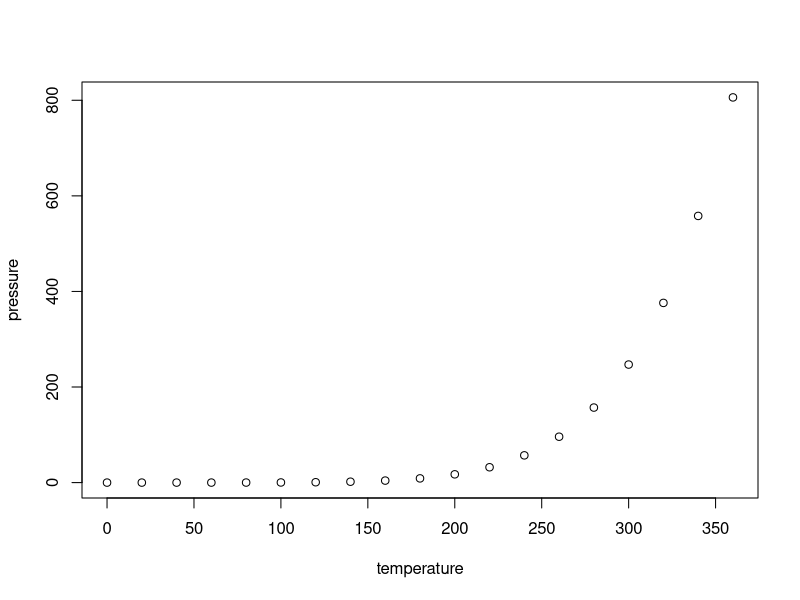
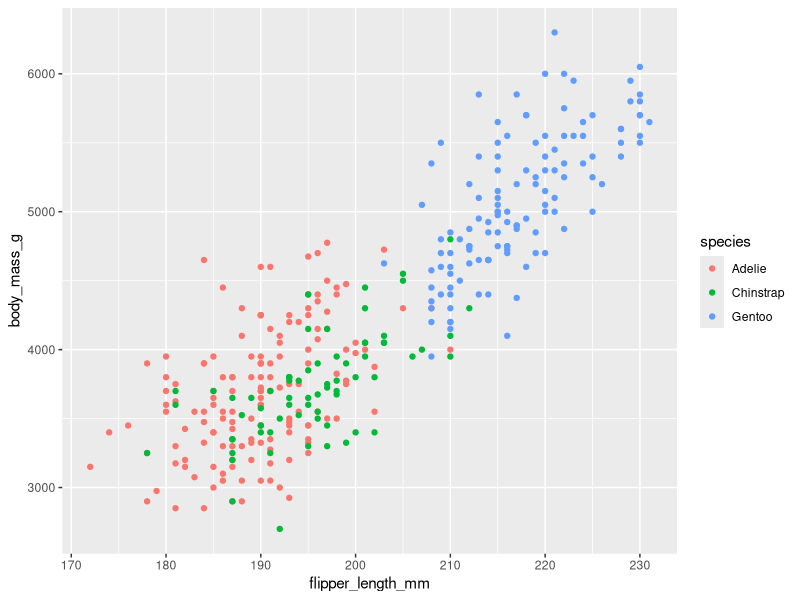

These figures' R source, in order:
## ---- chunk 1
knitr::opts_chunk$set(echo = TRUE)
## ---- chunk 2
summary(cars)
## ---- chunk 3
plot(pressure)
## ---- chunk 4
install.packages("palmerpenguins")
install.packages("tidyverse")

library("palmerpenguins")
library(tidyverse)
library(lubridate)
## ---- chunk 5
summary(penguins)
## ---- chunk 6
ggplot(data = penguins, aes(x=flipper_length_mm, y=body_mass_g))+geom_point(aes(color=species))
## ---- chunk 7
v1<- c(1, 2)
v2<- c(2L, 3L, 4L)
names1<- c("LISA", "MARK", "JOHN")
typeof(v1)
length(v2)
length("MAMI")
is.character(names1)
#En la siguientes lineas, creo un vector pero con names() el primer elemento se llama a, el segundo b y el tercero c.
x<- c(1,2,3)
names(x)<-c("a","b","c")
## ---- chunk 8
#Las listas pueden tener diferentes tipos de elementos dentro, así como otras listas.
list("a", 1L, 1.5, TRUE)
list(list(list(1 , 3, 5)))
#Para saber que tiene una lista, se puede usar la función str() 
str(list("a", 1L, 1.5,"b", TRUE))
z <- list(list(list(1 , 3, 5)))
str(z)
#Se pueden nombrar los elementos de las listas
list('Chicago' = 1, 'New York' = 2, 'Los Angeles' = 3)

## ---- chunk 9
#Las letras representan year, month, day, hour, minute o second y le dice a R en que orden guardar los datos de las fechas.
ymd("2021-01-20")
mdy("January 20th, 2021")
dmy("20-Jan-2021")
ymd(20210120)
ymd_hms("2021-01-20 20:11:59")
## ---- chunk 10
data.frame(x = c(1, 2, 3) , y = c(1.5, 5.5, 7.5))
## ---- chunk 11
#The AND operator takes two logical values. It returns TRUE only if both individual values are TRUE. This means that TRUE & TRUE evaluates to TRUE

TRUE & TRUE
TRUE&FALSE

x <- 10
x > 3 & x < 12

#The OR operator (|) works in a similar way to the AND operator (&). The main difference is that at least one of the values of the OR operation must be TRUE for the entire OR operation to evaluate to TRUE.

TRUE | FALSE
TRUE|TRUE

#The NOT operator (!) simply negates the logical value it applies to. In other words, !TRUE evaluates to FALSE, and !FALSE evaluates to TRUE.
!TRUE
!FALSE
#En la siguiente linea, not evalua a un numero que al ser diferente de cero es true; por lo que sale false
!x

#The if statement sets a condition, and if the condition evaluates to TRUE, the R code associated with the if statement is executed.
x <- 4
if (x > 0) {

  print("x is a positive number")

}
#The else statement is used in combination with an if statement. This is how the code is structured in R

x <- 7

if(x>0){
  print( "x is a positive number")
} else {
  print ("x is either a negative number or zero")
}

#In some cases, you might want to customize your conditional statement even further by adding the else if statement. The else if statement comes in between the if statement and the else statement. This is the code structure: 

x <- 0

if(x>0){
  print( "x is a positive number")
} else if (0>x){
  print ("x is a negative number ")
} else{
  print("x is zero")
}

## ---- chunk 12
data("ToothGrowth")
